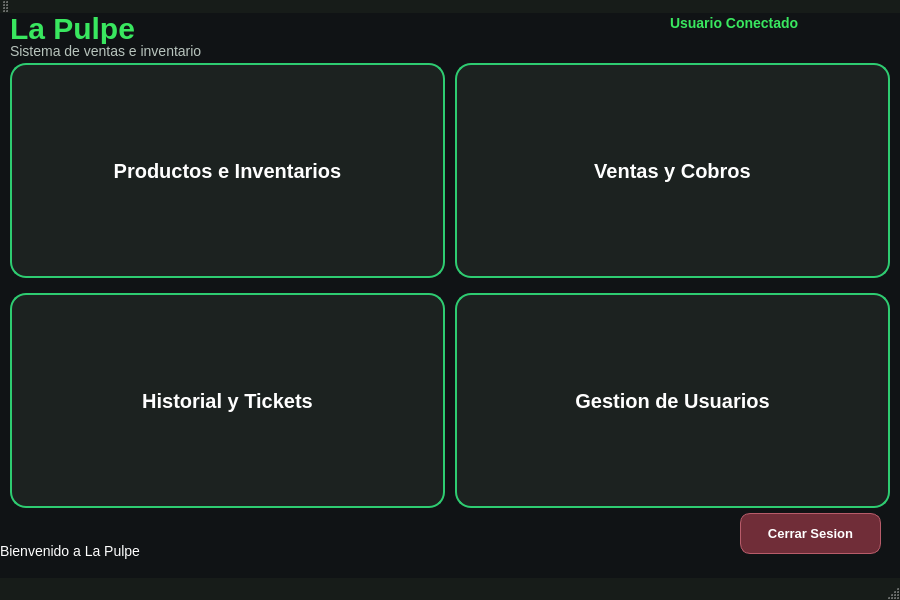
<?xml version="1.0" encoding="UTF-8"?>
<ui version="4.0">
 <class>ProyectoFinalProgra1VSJJClass</class>
 <widget class="QMainWindow" name="ProyectoFinalProgra1VSJJClass">
  <property name="geometry">
   <rect>
    <x>0</x>
    <y>0</y>
    <width>900</width>
    <height>600</height>
   </rect>
  </property>
  <property name="windowTitle">
   <string>La Pulpe - Menu principal</string>
  </property>
  <property name="styleSheet">
   <string notr="true">
QMainWindow {
    background-color: #101315;
}

QMenuBar, QToolBar, QStatusBar {
    background-color: #171C19;
    color: #FFFFFF;
    border: none;
}

QMenuBar::item:selected {
    background-color: #234B35;
}

QMenu {
    background-color: #1C2220;
    color: white;
}

QMenu::item:selected {
    background-color: #176B3A;
}
</string>
  </property>
  <widget class="QWidget" name="centralWidget">
   <property name="styleSheet">
    <string notr="true">
QWidget#centralWidget {
    background-color: #101315;
}
</string>
   </property>
   <widget class="QLabel" name="lblTitulo">
    <property name="geometry">
     <rect>
      <x>10</x>
      <y>0</y>
      <width>141</width>
      <height>31</height>
     </rect>
    </property>
    <property name="font">
     <font>
      <pointsize>-1</pointsize>
      <bold>true</bold>
     </font>
    </property>
    <property name="styleSheet">
     <string notr="true">
QLabel {
    color: #39E75F;
    font-size: 30px;
    font-weight: bold;
    background: transparent;
}
</string>
    </property>
    <property name="text">
     <string>La Pulpe</string>
    </property>
   </widget>
   <widget class="QLabel" name="lblsubtitulo">
    <property name="geometry">
     <rect>
      <x>10</x>
      <y>30</y>
      <width>431</width>
      <height>16</height>
     </rect>
    </property>
    <property name="styleSheet">
     <string notr="true">
QLabel {
    color: #B8C4BD;
    font-size: 14px;
    background: transparent;
}
</string>
    </property>
    <property name="text">
     <string>Sistema de ventas e inventario</string>
    </property>
   </widget>
   <widget class="QLabel" name="lblUsuarioActual">
    <property name="geometry">
     <rect>
      <x>670</x>
      <y>0</y>
      <width>211</width>
      <height>20</height>
     </rect>
    </property>
    <property name="styleSheet">
     <string notr="true">
QLabel {
    color: #39E75F;
    font-size: 14px;
    font-weight: bold;
    background: transparent;
}
</string>
    </property>
    <property name="text">
     <string>Usuario Conectado</string>
    </property>
   </widget>
   <widget class="QPushButton" name="btnProductos">
    <property name="geometry">
     <rect>
      <x>10</x>
      <y>50</y>
      <width>435</width>
      <height>215</height>
     </rect>
    </property>
    <property name="styleSheet">
     <string notr="true">
QPushButton {
    background-color: #1C2220;
    color: #FFFFFF;
    border: 2px solid #2ECC71;
    border-radius: 16px;
    font-size: 20px;
    font-weight: bold;
    padding: 20px;
}

QPushButton:hover {
    background-color: #234B35;
    border: 2px solid #4CFF88;
}

QPushButton:pressed {
    background-color: #176B3A;
}

QPushButton:disabled {
    background-color: #292D2B;
    color: #777777;
    border: 2px solid #444444;
}

</string>
    </property>
    <property name="text">
     <string>Productos e Inventarios</string>
    </property>
    <property name="icon">
     <iconset>
      <normaloff>../../../../../../../../Downloads/package.png</normaloff>../../../../../../../../Downloads/package.png</iconset>
    </property>
    <property name="iconSize">
     <size>
      <width>64</width>
      <height>64</height>
     </size>
    </property>
   </widget>
   <widget class="QPushButton" name="btnVentas">
    <property name="geometry">
     <rect>
      <x>455</x>
      <y>50</y>
      <width>435</width>
      <height>215</height>
     </rect>
    </property>
    <property name="styleSheet">
     <string notr="true">
QPushButton {
    background-color: #1C2220;
    color: #FFFFFF;
    border: 2px solid #2ECC71;
    border-radius: 16px;
    font-size: 20px;
    font-weight: bold;
    padding: 20px;
}

QPushButton:hover {
    background-color: #234B35;
    border: 2px solid #4CFF88;
}

QPushButton:pressed {
    background-color: #176B3A;
}

QPushButton:disabled {
    background-color: #292D2B;
    color: #777777;
    border: 2px solid #444444;
}
</string>
    </property>
    <property name="text">
     <string>Ventas y Cobros</string>
    </property>
    <property name="icon">
     <iconset>
      <normaloff>../../../../../../../../Downloads/shopping-cart.png</normaloff>../../../../../../../../Downloads/shopping-cart.png</iconset>
    </property>
    <property name="iconSize">
     <size>
      <width>64</width>
      <height>64</height>
     </size>
    </property>
   </widget>
   <widget class="QPushButton" name="btnHistorial">
    <property name="geometry">
     <rect>
      <x>10</x>
      <y>280</y>
      <width>435</width>
      <height>215</height>
     </rect>
    </property>
    <property name="styleSheet">
     <string notr="true">
QPushButton {
    background-color: #1C2220;
    color: #FFFFFF;
    border: 2px solid #2ECC71;
    border-radius: 16px;
    font-size: 20px;
    font-weight: bold;
    padding: 20px;
}

QPushButton:hover {
    background-color: #234B35;
    border: 2px solid #4CFF88;
}

QPushButton:pressed {
    background-color: #176B3A;
}

QPushButton:disabled {
    background-color: #292D2B;
    color: #777777;
    border: 2px solid #444444;
}
</string>
    </property>
    <property name="text">
     <string>Historial y Tickets</string>
    </property>
    <property name="icon">
     <iconset>
      <normaloff>../../../../../../../../Downloads/receipt-text.png</normaloff>../../../../../../../../Downloads/receipt-text.png</iconset>
    </property>
    <property name="iconSize">
     <size>
      <width>64</width>
      <height>64</height>
     </size>
    </property>
   </widget>
   <widget class="QPushButton" name="btnUsuarios">
    <property name="geometry">
     <rect>
      <x>455</x>
      <y>280</y>
      <width>435</width>
      <height>215</height>
     </rect>
    </property>
    <property name="styleSheet">
     <string notr="true">
QPushButton {
    background-color: #1C2220;
    color: #FFFFFF;
    border: 2px solid #2ECC71;
    border-radius: 16px;
    font-size: 20px;
    font-weight: bold;
    padding: 20px;
}

QPushButton:hover {
    background-color: #234B35;
    border: 2px solid #4CFF88;
}

QPushButton:pressed {
    background-color: #176B3A;
}

QPushButton:disabled {
    background-color: #292D2B;
    color: #777777;
    border: 2px solid #444444;
}
</string>
    </property>
    <property name="text">
     <string>Gestion de Usuarios</string>
    </property>
    <property name="icon">
     <iconset>
      <normaloff>../../../../../../../../Downloads/users.png</normaloff>../../../../../../../../Downloads/users.png</iconset>
    </property>
    <property name="iconSize">
     <size>
      <width>64</width>
      <height>64</height>
     </size>
    </property>
   </widget>
   <widget class="QLabel" name="lblBienvenido">
    <property name="geometry">
     <rect>
      <x>0</x>
      <y>530</y>
      <width>141</width>
      <height>16</height>
     </rect>
    </property>
    <property name="styleSheet">
     <string notr="true">
QLabel {
    color: #FFFFFF;
    font-size: 14px;
    background: transparent;
}
</string>
    </property>
    <property name="text">
     <string>Bienvenido a La Pulpe</string>
    </property>
   </widget>
   <widget class="QPushButton" name="btnCerrarSesion">
    <property name="geometry">
     <rect>
      <x>740</x>
      <y>500</y>
      <width>141</width>
      <height>41</height>
     </rect>
    </property>
    <property name="styleSheet">
     <string notr="true">
QPushButton {
    background-color: #702D38;
    color: #FFFFFF;
    border: 1px solid #B85C6A;
    border-radius: 10px;
    padding: 10px;
    font-size: 13px;
    font-weight: bold;
}

QPushButton:hover {
    background-color: #923D4B;
    border: 1px solid #E07A89;
}

QPushButton:pressed {
    background-color: #54212A;
}

</string>
    </property>
    <property name="text">
     <string>Cerrar Sesion</string>
    </property>
    <property name="icon">
     <iconset>
      <normaloff>../../../../../../../../Downloads/log-out.png</normaloff>../../../../../../../../Downloads/log-out.png</iconset>
    </property>
    <property name="iconSize">
     <size>
      <width>64</width>
      <height>64</height>
     </size>
    </property>
   </widget>
  </widget>
  <widget class="QMenuBar" name="menuBar">
   <property name="geometry">
    <rect>
     <x>0</x>
     <y>0</y>
     <width>900</width>
     <height>21</height>
    </rect>
   </property>
  </widget>
  <widget class="QToolBar" name="mainToolBar">
   <attribute name="toolBarArea">
    <enum>TopToolBarArea</enum>
   </attribute>
   <attribute name="toolBarBreak">
    <bool>false</bool>
   </attribute>
  </widget>
  <widget class="QStatusBar" name="statusBar"/>
 </widget>
 <layoutdefault spacing="6" margin="11"/>
 <resources>
  <include location="ProyectoFinalProgra1VSJJ.qrc"/>
 </resources>
 <connections/>
</ui>
